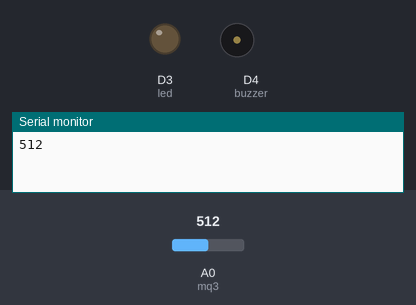
Bench run of a sketch on a simulated ESP8266 (NodeMCU). Shown: output pins drawn as LEDs (lit = HIGH), buzzer (waves = sounding, pin HIGH), the last lines printed to the serial monitor. The test bench sets the inputs (shaded band); at power-on: A0 (mq3) = 512. WiFi joins after 1.5 s; servers stay silent unless stated.

Above: at 3.0 s.
3.1 s: A0 (mq3) set to 863
6.0 s: A0 (mq3) set to 888
At 8.3 s:
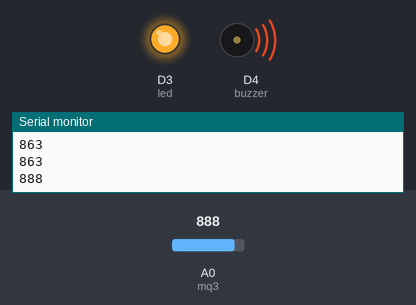
9.3 s: A0 (mq3) set to 870
At 12.0 s:
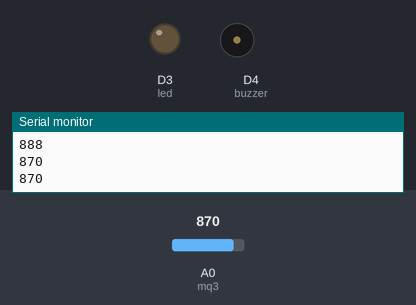
12.3 s: A0 (mq3) set to 890
At 14.6 s:
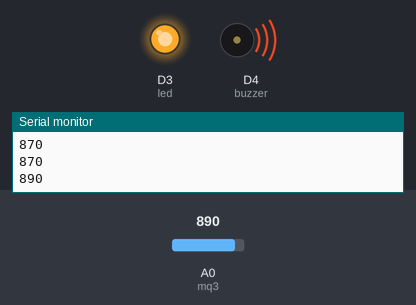
Timing chart, 0 to 16.1 s (numbered marks = the images above; inputs shaded):
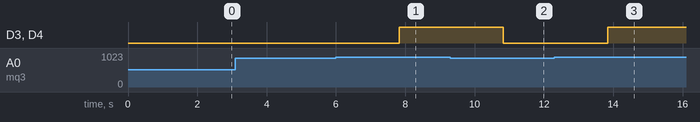

Measured:
- the behaviour switches between 880 and 881 on A0 (mq3) (found by bisection; images 0 and 1)
- after the input at 6.0 s, D3 (led), D4 (buzzer): LOW → HIGH after 1.8 s
- after the input at 9.3 s, D3 (led), D4 (buzzer): HIGH → LOW after 1.5 s
- after the input at 12.3 s, D3 (led), D4 (buzzer): LOW → HIGH after 1.5 s

The sketch:

nodemcu_mq3_alchol_sensor.ino
```cpp
#define BLYNK_PRINT Serial
#include<ESP8266WiFi.h>
#include<BlynkSimpleEsp8266.h>
int mq3=A0;
int led=D3;
int buzzer=D4;
char auth[] = "PyI6PAZahaStUY7KZfEqc3piHvyqlvpr";
char ssid[] = "BNR";
char pass[] = "nagaraju";
int n;
String i;

void setup()
{
  Serial.begin(9600);
    Blynk.begin(auth,ssid,pass);
  pinMode(A0,INPUT);
  pinMode(D3,OUTPUT);
  pinMode(D4,OUTPUT);
}

void sendSensor()
{
  Blynk.virtualWrite(V5,n);
  Blynk.virtualWrite(V4,i.toInt());
}

void loop()
{
    n=analogRead(mq3);
    i=Serial.readString();
    Serial.println(n);
  sendSensor();

  if(n>880)
  {
    digitalWrite(led,1);
    digitalWrite(buzzer,1);
  }
   else
  {
    digitalWrite(led,0);
    digitalWrite(buzzer,0);
  }
  Blynk.run();
}
```
